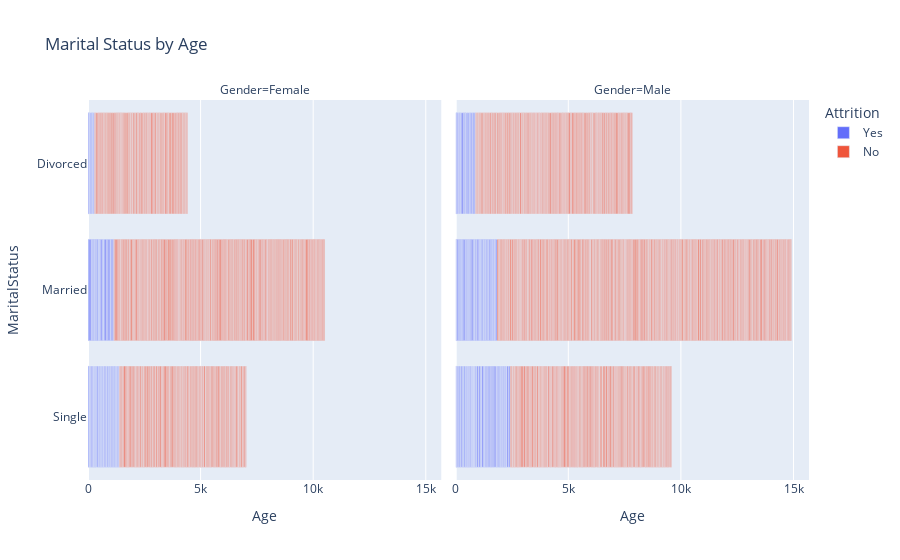

Notebook cell for this chart:
### Code cell
px.bar(df,x='Age',y='MaritalStatus',facet_col='Gender',color='Attrition',title='Marital Status by Age')

### Figure 1 — Plotly figure (JSON) as saved in the notebook; plotly's stock layout.template omitted (floating-point values rounded to 4 significant figures; data arrays with more than 128 entries replaced by an {"elided": "..."} marker saying what was removed)
{"data": [{"alignmentgroup": "True", "hovertemplate": "Attrition=Yes<br>Gender=Female<br>Age=%{x}<br>MaritalStatus=%{y}<extra></extra>", "legendgroup": "Yes", "marker": {"color": "#636efa", "pattern": {"shape": ""}}, "name": "Yes", "offsetgroup": "Yes", "orientation": "h", "showlegend": true, "textposition": "auto", "type": "bar", "x": [41, 32, 41, 20, 56, 58, 31, 32, 19, 41, 29, 30, 30, 33, 39, 21, 33, 21, 24, 34, 29, 34, 26, 24, 45, 24, 28, 47, 29, 33, 49, 26, 35, 29, 20, 21, 22, 41, 40, 29, 30, 20, 30, 37, 52, 36, 20, 21, 33, 33, 29, 28, 43, 24, 19, 45, 21, 44, 29, 31, 58, 31, 35, 27, 29, 31, 31, 39, 31, 34, 29, 34, 31, 35, 53, 18, 48, 30, 29, 33, 22, 26, 46, 46, 28, 32, 27], "xaxis": "x", "y": ["Single", "Single", "Married", "Single", "Married", "Married", "Married", "Single", "Single", "Single", "Married", "Single", "Single", "Married", "Married", "Single", "Single", "Single", "Single", "Divorced", "Married", "Divorced", "Divorced", "Married", "Married", "Single", "Single", "Single", "Married", "Single", "Married", "Married", "Divorced", "Divorced", "Single", "Single", "Married", "Divorced", "Single", "Single", "Married", "Single", "Single", "Married", "Married", "Single", "Single", "Single", "Single", "Single", "Married", "Married", "Single", "Married", "Single", "Single", "Single", "Married", "Divorced", "Single", "Married", "Single", "Married", "Single", "Single", "Single", "Single", "Single", "Single", "Married", "Single", "Single", "Single", "Divorced", "Married", "Single", "Married", "Divorced", "Single", "Single", "Married", "Married", "Married", "Married", "Single", "Single", "Married"], "yaxis": "y"}, {"alignmentgroup": "True", "hovertemplate": "Attrition=Yes<br>Gender=Male<br>Age=%{x}<br>MaritalStatus=%{y}<extra></extra>", "legendgroup": "Yes", "marker": {"color": "#636efa", "pattern": {"shape": ""}}, "name": "Yes", "offsetgroup": "Yes", "orientation": "h", "showlegend": false, "textposition": "auto", "type": "bar", "x": {"elided": "150 int values"}, "xaxis": "x2", "y": {"elided": "150 str values"}, "yaxis": "y2"}, {"alignmentgroup": "True", "hovertemplate": "Attrition=No<br>Gender=Female<br>Age=%{x}<br>MaritalStatus=%{y}<extra></extra>", "legendgroup": "No", "marker": {"color": "#EF553B", "pattern": {"shape": ""}}, "name": "No", "offsetgroup": "No", "orientation": "h", "showlegend": true, "textposition": "auto", "type": "bar", "x": {"elided": "501 int values"}, "xaxis": "x", "y": {"elided": "501 str values"}, "yaxis": "y"}, {"alignmentgroup": "True", "hovertemplate": "Attrition=No<br>Gender=Male<br>Age=%{x}<br>MaritalStatus=%{y}<extra></extra>", "legendgroup": "No", "marker": {"color": "#EF553B", "pattern": {"shape": ""}}, "name": "No", "offsetgroup": "No", "orientation": "h", "showlegend": false, "textposition": "auto", "type": "bar", "x": {"elided": "732 int values"}, "xaxis": "x2", "y": {"elided": "732 str values"}, "yaxis": "y2"}], "layout": {"annotations": [{"font": {}, "showarrow": false, "text": "Gender=Female", "x": 0.245, "xanchor": "center", "xref": "paper", "y": 1, "yanchor": "bottom", "yref": "paper"}, {"font": {}, "showarrow": false, "text": "Gender=Male", "x": 0.755, "xanchor": "center", "xref": "paper", "y": 1, "yanchor": "bottom", "yref": "paper"}], "barmode": "relative", "legend": {"title": {"text": "Attrition"}, "tracegroupgap": 0}, "title": {"text": "Marital Status by Age"}, "xaxis": {"anchor": "y", "domain": [0, 0.49], "title": {"text": "Age"}}, "xaxis2": {"anchor": "y2", "domain": [0.51, 1], "matches": "x", "title": {"text": "Age"}}, "yaxis": {"anchor": "x", "domain": [0, 1], "title": {"text": "MaritalStatus"}}, "yaxis2": {"anchor": "x2", "domain": [0, 1], "matches": "y", "showticklabels": false}}}
